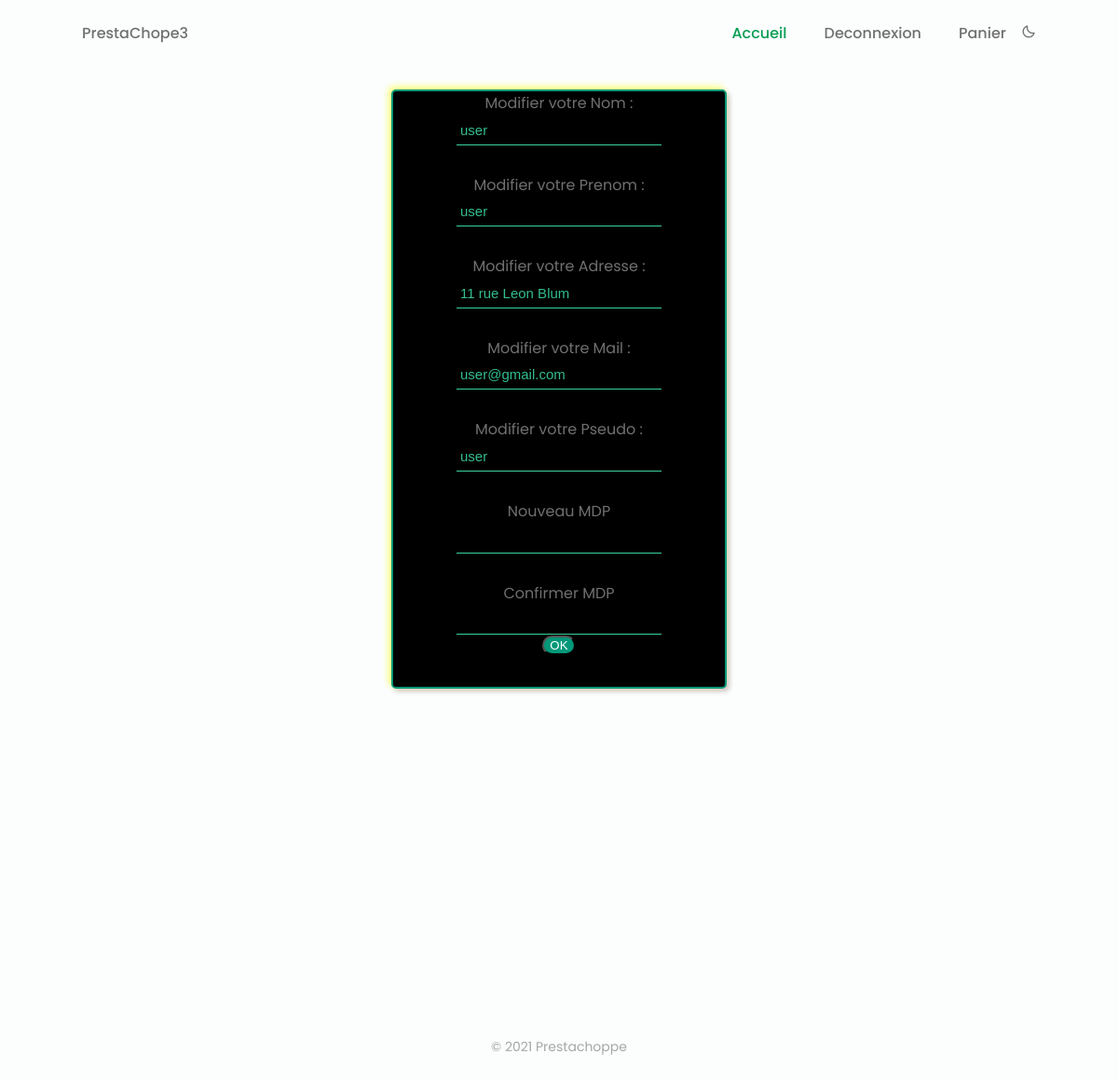
Page /index.php?page=compte (signed in) on the committed database.
### tables this page shows
CREATE TABLE Clients(
                        idClient Int  Auto_increment  NOT NULL ,
                        nom      Varchar (30) NOT NULL ,
                        prenom   Varchar (30) NOT NULL ,
                        pseudo   Varchar (30) NOT NULL ,
                        password Varchar (255) NOT NULL ,
                        mail     Varchar (100) NOT NULL ,
                        adresse  Varchar (50) NOT NULL ,
                        cagnotte Float NOT NULL DEFAULT 500 ,
                        isAdmin  Int NOT NULL DEFAULT 0
    ,CONSTRAINT Clients_PK PRIMARY KEY (idClient)
);

### pages/infoCompte/ControleurInfoCompte.php (called while the page is built, shortened)
<?php
class ControleurInfoCompte{
    public function includeView()
    {
        include_once "pages/infoCompte/EditCompte.php";
    }
}

### DAO/ClientDAO.php (called while the page is built, shortened)
<?php
include_once 'DTO/ClientDTO.php';
class ClientDAO
{
    public static function getInfos($id)
    {
        $bdd = DatabaseLinker::getConnexion();
        $reponse = $bdd->prepare('SELECT * from clients WHERE idClient = ?');
        $reponse->execute(array($id));
        $result = $reponse->fetch();
        $client = new ClientDTO();
        $client->setIdClient($result['idClient']);
        $client->setIsAdmin($result['isAdmin']);
        $client->setPseudo($result['pseudo']);
        $client->setPrenom($result['prenom']);
        $client->setNom($result['nom']);
        $client->setMail($result['mail']);
        $client->setAdresse($result['adresse']);
        $client->setCagnotte($result['cagnotte']);
        return $client;
    }
}

### DTO/ClientDTO.php (called while the page is built, shortened)
<?php
class ClientDTO
{
    private $nom;
    private $prenom;
    private $pseudo;
    private $mail;
    private $adresse;
    public function getNom()
    {
        return $this->nom;
    }
    public function setNom($nom)
    {
        $this->nom = $nom;
    }
    public function getPrenom()
    {
        return $this->prenom;
    }
    public function setPrenom($prenom)
    {
        $this->prenom = $prenom;
    }
    public function getPseudo()
    {
        return $this->pseudo;
    }
    public function setPseudo($pseudo)
    {
        $this->pseudo = $pseudo;
    }
    public function getMail()
    {
        return $this->mail;
    }
    public function setMail($mail)
    {
        $this->mail = $mail;
    }
    public function getAdresse()
    {
        return $this->adresse;
    }
    public function setAdresse($adresse)
    {
        $this->adresse = $adresse;
    }
}

### pages/infoCompte/EditCompte.php (the view, shortened to what this page needs)
<?php
include_once 'DAO/ClientDAO.php';
include_once 'DTO/ClientDTO.php';
$client = ClientDAO::getInfos($_SESSION['idClient']);
?>
<!DOCTYPE html>
<html>
<head>
        <link rel="stylesheet" type="text/css" href="assets/css/style_compte.css">
</head>
<body>
    <center>
        <form action="index.php?page=modifcompte" method="post">
            <div class="box">
                <label for="nom">Modifier votre Nom :</label>
                <input type="text" id="nom" name="nom" minlength="3" value="<?php echo $client->getNom(); ?>"/>
                <label for="Prenom">Modifier votre Prenom :</label>
                <input type="text" id="prenom" name="prenom" value="<?php echo $client->getPrenom(); ?>"/>
                <label for="adresse">Modifier votre Adresse :</label>
                <input type="text" id="adresse" name="adresse" value="<?php echo $client->getAdresse(); ?>"/>
                <label for="mail">Modifier votre Mail :</label>
                <input type="text" id="mail" name="mail" value="<?php echo $client->getMail(); ?>"/>
                <label for="pseudo">Modifier votre Pseudo :</label>
                <input type="text" id="pseudo" name="pseudo" value="<?php echo $client->getPseudo(); ?>"/>
                <label for="password">Nouveau MDP</label>
                <input type="password" id="password" name="password"/>
                <label for="password">Confirmer MDP</label>
                <input type="password" id="newpassword" name="newpassword"/>
                <input type="submit"  class="submitbutton" value="OK">
            </div>
    </center>
</body>
</html>

### assets/css/styles.css (style rules this page uses)
:root { --header-height: 3rem; --first-color: #069C54; --first-color-alt: #048654; --title-color: #393939; --text-color: #707070; --text-color-light: #A6A6A6; --body-color: #FBFEFD; --container-color: #FFFFFF; --body-font: 'Poppins', sans-serif; --biggest-font-size: 2.25rem; --h1-font-size: 1.5rem; --h2-font-size: 1.25rem; --h3-font-size: 1rem; --normal-font-size: .938rem; --small-font-size: .813rem; --smaller-font-size: .75rem; --font-medium: 500; --font-semi-bold: 600; --mb-1: .5rem; --mb-2: 1rem; --mb-3: 1.5rem; --mb-4: 2rem; --mb-5: 2.5rem; --mb-6: 3rem; --z-tooltip: 10; --z-fixed: 100; }
@media screen and (min-width: 768px) { :root { --biggest-font-size: 4rem; --h1-font-size: 2.25rem; --h2-font-size: 1.5rem; --h3-font-size: 1.25rem; --normal-font-size: 1rem; --small-font-size: .875rem; --smaller-font-size: .813rem; } }
*,::before,::after { box-sizing: border-box; }
html { scroll-behavior: smooth; }
body { margin: var(--header-height) 0 0 0; font-family: var(--body-font); font-size: var(--normal-font-size); background-color: var(--body-color); color: var(--text-color); line-height: 1.6; }
@media screen and (min-width: 768px) { body { margin: 0; } }

### assets/css/style_compte.css (style rules this page uses)
.box { box-sizing: border-box; width: 360px; border: 2px solid #009879; box-shadow: -3px -3px 7px #FFFF73, 3px 3px 5px rgba(94,56,56,0.288); border-radius: 5px; background-color: black; margin-top: 8%; overflow: hidden; }
input[type="text"], input[type="email"], input[type="password"] { display: block; box-sizing: border-box; background: none; color: #32be8f; margin-bottom: 30px; padding: 4px; width: 220px; height: 32px; border: none; border-bottom: 1px solid #38d39f; font-weight: 400; font-size: 15px; transition: 0.2s ease; }
.submitbutton { position: relative; top: -32px; text-decoration: none; background: #009879; border-radius: 20px; color: #FFF; }

### rows in the picture
clients: nom "user", prenom "user", adresse "11 rue Leon Blum", mail "user@gmail.com", pseudo "user"
